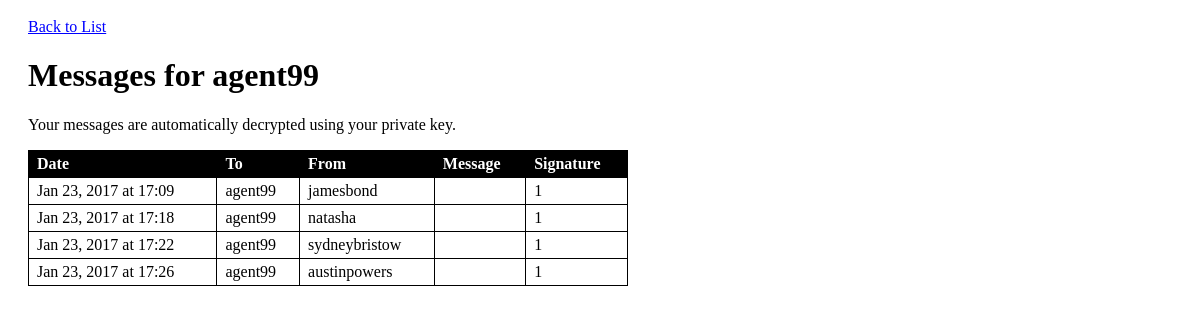
Screenshot of /apex/public/agents/messages.php?id=1 with the database file from the repository.
### tables this page shows
CREATE TABLE `agents` (
  `id` int(11) NOT NULL,
  `codename` varchar(255) DEFAULT NULL,
  `public_key` text,
  `private_key` text
);

CREATE TABLE `messages` (
  `id` int(11) NOT NULL,
  `sender_id` int(11) DEFAULT NULL,
  `recipient_id` int(11) DEFAULT NULL,
  `cipher_text` text,
  `signature` text,
  `created_at` datetime DEFAULT NULL
);

### apex/private/functions.php (called while the page is built, shortened)
<?php
  function h($string="") {
    return htmlspecialchars($string);
  }
  function url_for($script_path) {
    return DOC_ROOT . $script_path;
  }
?>

### apex/private/query_functions.php (called while the page is built, shortened)
<?php
  function login() {
    $my_id = 1;
    $result = find_agent_by_id($my_id);
    return db_fetch_assoc($result);
  }
  function find_agent_by_id($id=0) {
    global $db;
    $sql = "SELECT * FROM agents ";
    $sql .= "WHERE id='" . $id . "';";
    $result = db_query($db, $sql);
    return $result;
  }
  function find_messages_for($recipient_id) {
    global $db;
    $sql = "SELECT * FROM messages ";
    $sql .= "WHERE recipient_id = '" . db_escape($db, $recipient_id) . "' ";
    $sql .= "ORDER BY created_at ASC;";
    $result = db_query($db, $sql);
    return $result;
  }
?>

### apex/private/database.php (called while the page is built, shortened)
<?php
  function db_query($connection, $sql) {
    $result_set = mysqli_query($connection, $sql);
    return $result_set;
  }
  function db_fetch_assoc($result_set) {
    return mysqli_fetch_assoc($result_set);
  }
  function db_escape($connection, $string) {
    return mysqli_real_escape_string($connection, $string);
  }
?>

### apex/private/initialize.php (called while the page is built, shortened)
<?php
require_once('functions.php');
require_once('database.php');
require_once('query_functions.php');
require_once('crypto_functions.php');
$current_user = login();
?>

### apex/private/crypto_functions.php (called while the page is built, shortened)
<?php
function verify_signature($data, $signature, $public_key) {
  $raw_signature = base64_decode($signature);
  $result = openssl_verify($data, $raw_signature, $public_key);
  return $result;
}
?>

### apex/public/agents/messages.php (the view, shortened to what this page needs)
<?php
  require_once('../../private/initialize.php');
  $id = $_GET['id'];
  $agent_result = find_agent_by_id($id);
  $agent = db_fetch_assoc($agent_result);
  $message_result = find_messages_for($agent['id']);
?>
<!doctype html>
<html lang="en">
  <head>
    <link rel="stylesheet" media="all" href="<?php echo DOC_ROOT . '/includes/styles.css'; ?>" />
  </head>
  <body>
    <a href="<?php echo url_for('/agents/index.php') ?>">Back to List</a>
    <br/>
    <h1>Messages for <?php echo h($agent['codename']); ?></h1>
    <?php if($current_user['id'] == $agent['id']) { ?>
      <p>Your messages are automatically decrypted using your private key.</p>
    <?php } ?>
    <table>
      <tr>
        <th>Date</th>
        <th>To</th>
        <th>From</th>
        <th>Message</th>
        <th>Signature</th>
      </tr>
      <?php while($message = db_fetch_assoc($message_result)) { ?>
        <?php
          $created_at = strtotime($message['created_at']);
            $sender_result = find_agent_by_id($message['sender_id']);
  			$sender = db_fetch_assoc($sender_result);
  			if($current_user['id'] == $agent['id']){
  			  	$message_text = pkey_decrypt($message['cipher_text'], $agent['private_key']);
  			}
  			else{
  				$message_text = $message['cipher_text'];
  			}
  			$validity_text = verify_signature($message['cipher_text'],$message['signature'], $sender['public_key']);
        ?>
        <tr>
          <td><?php echo h(strftime('%b %d, %Y at %H:%M', $created_at)); ?></td>
          <td><?php echo h($agent['codename']); ?></td>
          <td><?php echo h($sender['codename']); ?></td>
          <td class="message"><?php echo h($message_text); ?></td>
          <td class="message"><?php echo h($validity_text); ?></td>
        </tr>
      <?php } ?>
    </table>
  </body>
</html>

### apex/public/includes/styles.css (style rules this page uses)
body { padding: 10px 20px; }
a, a:visited { color: blue; }
table { border-collapse: collapse; min-width: 600px; }
table tr th { border: 1px solid black; color: white; background: black; text-align: left; padding: 0.25em 0.5em; }
table tr td { border: 1px solid black; vertical-align: top; padding: 0.25em 0.5em; }
td.message { max-width: 400px; word-wrap: break-word; }

### rows the page displays
agents: codename "agent99"
messages: created_at "Jan 23, 2017 at 17:09", agents.codename "jamesbond", validity_text "1"
messages: created_at "Jan 23, 2017 at 17:18", agents.codename "natasha", validity_text "1"
messages: created_at "Jan 23, 2017 at 17:22", agents.codename "sydneybristow", validity_text "1"
messages: created_at "Jan 23, 2017 at 17:26", agents.codename "austinpowers", validity_text "1"
